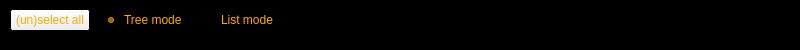
    <widget class="QFrame" name="frame">
     <property name="minimumSize">
      <size>
       <width>0</width>
       <height>40</height>
      </size>
     </property>
     <property name="palette">
      <palette>
       <active>
        <colorrole role="WindowText">
         <brush brushstyle="SolidPattern">
          <color alpha="255">
           <red>255</red>
           <green>170</green>
           <blue>0</blue>
          </color>
         </brush>
        </colorrole>
        <colorrole role="Text">
         <brush brushstyle="SolidPattern">
          <color alpha="255">
           <red>255</red>
           <green>170</green>
           <blue>0</blue>
          </color>
         </brush>
        </colorrole>
        <colorrole role="BrightText">
         <brush brushstyle="SolidPattern">
          <color alpha="255">
           <red>255</red>
           <green>170</green>
           <blue>0</blue>
          </color>
         </brush>
        </colorrole>
        <colorrole role="Base">
         <brush brushstyle="SolidPattern">
          <color alpha="255">
           <red>0</red>
           <green>0</green>
           <blue>0</blue>
          </color>
         </brush>
        </colorrole>
        <colorrole role="Window">
         <brush brushstyle="SolidPattern">
          <color alpha="255">
           <red>0</red>
           <green>0</green>
           <blue>0</blue>
          </color>
         </brush>
        </colorrole>
        <colorrole role="HighlightedText">
         <brush brushstyle="SolidPattern">
          <color alpha="255">
           <red>255</red>
           <green>170</green>
           <blue>0</blue>
          </color>
         </brush>
        </colorrole>
       </active>
       <inactive>
        <colorrole role="WindowText">
         <brush brushstyle="SolidPattern">
          <color alpha="255">
           <red>255</red>
           <green>170</green>
           <blue>0</blue>
          </color>
         </brush>
        </colorrole>
        <colorrole role="Text">
         <brush brushstyle="SolidPattern">
          <color alpha="255">
           <red>255</red>
           <green>170</green>
           <blue>0</blue>
          </color>
         </brush>
        </colorrole>
        <colorrole role="BrightText">
         <brush brushstyle="SolidPattern">
          <color alpha="255">
           <red>255</red>
           <green>170</green>
           <blue>0</blue>
          </color>
         </brush>
        </colorrole>
        <colorrole role="Base">
         <brush brushstyle="SolidPattern">
          <color alpha="255">
           <red>0</red>
           <green>0</green>
           <blue>0</blue>
          </color>
         </brush>
        </colorrole>
        <colorrole role="Window">
         <brush brushstyle="SolidPattern">
          <color alpha="255">
           <red>0</red>
           <green>0</green>
           <blue>0</blue>
          </color>
         </brush>
        </colorrole>
        <colorrole role="HighlightedText">
         <brush brushstyle="SolidPattern">
          <color alpha="255">
           <red>255</red>
           <green>170</green>
           <blue>0</blue>
          </color>
         </brush>
        </colorrole>
       </inactive>
       <disabled>
        <colorrole role="WindowText">
         <brush brushstyle="SolidPattern">
          <color alpha="255">
           <red>255</red>
           <green>170</green>
           <blue>0</blue>
          </color>
         </brush>
        </colorrole>
        <colorrole role="Text">
         <brush brushstyle="SolidPattern">
          <color alpha="255">
           <red>255</red>
           <green>170</green>
           <blue>0</blue>
          </color>
         </brush>
        </colorrole>
        <colorrole role="BrightText">
         <brush brushstyle="SolidPattern">
          <color alpha="255">
           <red>255</red>
           <green>170</green>
           <blue>0</blue>
          </color>
         </brush>
        </colorrole>
        <colorrole role="Base">
         <brush brushstyle="SolidPattern">
          <color alpha="255">
           <red>0</red>
           <green>0</green>
           <blue>0</blue>
          </color>
         </brush>
        </colorrole>
        <colorrole role="Window">
         <brush brushstyle="SolidPattern">
          <color alpha="255">
           <red>0</red>
           <green>0</green>
           <blue>0</blue>
          </color>
         </brush>
        </colorrole>
        <colorrole role="HighlightedText">
         <brush brushstyle="SolidPattern">
          <color alpha="255">
           <red>255</red>
           <green>170</green>
           <blue>0</blue>
          </color>
         </brush>
        </colorrole>
       </disabled>
      </palette>
     </property>
     <property name="frameShape">
      <enum>QFrame::StyledPanel</enum>
     </property>
     <property name="frameShadow">
      <enum>QFrame::Sunken</enum>
     </property>
     <widget class="QWidget" name="horizontalLayoutWidget">
      <property name="geometry">
       <rect>
        <x>10</x>
        <y>0</y>
        <width>781</width>
        <height>41</height>
       </rect>
      </property>
      <property name="palette">
       <palette>
        <active>
         <colorrole role="WindowText">
          <brush brushstyle="SolidPattern">
           <color alpha="255">
            <red>255</red>
            <green>170</green>
            <blue>0</blue>
           </color>
          </brush>
         </colorrole>
         <colorrole role="Text">
          <brush brushstyle="SolidPattern">
           <color alpha="255">
            <red>255</red>
            <green>170</green>
            <blue>0</blue>
           </color>
          </brush>
         </colorrole>
         <colorrole role="BrightText">
          <brush brushstyle="SolidPattern">
           <color alpha="255">
            <red>255</red>
            <green>170</green>
            <blue>0</blue>
           </color>
          </brush>
         </colorrole>
         <colorrole role="Base">
          <brush brushstyle="SolidPattern">
           <color alpha="255">
            <red>0</red>
            <green>0</green>
            <blue>0</blue>
           </color>
          </brush>
         </colorrole>
         <colorrole role="Window">
          <brush brushstyle="SolidPattern">
           <color alpha="255">
            <red>0</red>
            <green>0</green>
            <blue>0</blue>
           </color>
          </brush>
         </colorrole>
         <colorrole role="HighlightedText">
          <brush brushstyle="SolidPattern">
           <color alpha="255">
            <red>255</red>
            <green>170</green>
            <blue>0</blue>
           </color>
          </brush>
         </colorrole>
        </active>
        <inactive>
         <colorrole role="WindowText">
          <brush brushstyle="SolidPattern">
           <color alpha="255">
            <red>255</red>
            <green>170</green>
            <blue>0</blue>
           </color>
          </brush>
         </colorrole>
         <colorrole role="Text">
          <brush brushstyle="SolidPattern">
           <color alpha="255">
            <red>255</red>
            <green>170</green>
            <blue>0</blue>
           </color>
          </brush>
         </colorrole>
         <colorrole role="BrightText">
          <brush brushstyle="SolidPattern">
           <color alpha="255">
            <red>255</red>
            <green>170</green>
            <blue>0</blue>
           </color>
          </brush>
         </colorrole>
         <colorrole role="Base">
          <brush brushstyle="SolidPattern">
           <color alpha="255">
            <red>0</red>
            <green>0</green>
            <blue>0</blue>
           </color>
          </brush>
         </colorrole>
         <colorrole role="Window">
          <brush brushstyle="SolidPattern">
           <color alpha="255">
            <red>0</red>
            <green>0</green>
            <blue>0</blue>
           </color>
          </brush>
         </colorrole>
         <colorrole role="HighlightedText">
          <brush brushstyle="SolidPattern">
           <color alpha="255">
            <red>255</red>
            <green>170</green>
            <blue>0</blue>
           </color>
          </brush>
         </colorrole>
        </inactive>
        <disabled>
         <colorrole role="WindowText">
          <brush brushstyle="SolidPattern">
           <color alpha="255">
            <red>255</red>
            <green>170</green>
            <blue>0</blue>
           </color>
          </brush>
         </colorrole>
         <colorrole role="Text">
          <brush brushstyle="SolidPattern">
           <color alpha="255">
            <red>255</red>
            <green>170</green>
            <blue>0</blue>
           </color>
          </brush>
         </colorrole>
         <colorrole role="BrightText">
          <brush brushstyle="SolidPattern">
           <color alpha="255">
            <red>255</red>
            <green>170</green>
            <blue>0</blue>
           </color>
          </brush>
         </colorrole>
         <colorrole role="Base">
          <brush brushstyle="SolidPattern">
           <color alpha="255">
            <red>0</red>
            <green>0</green>
            <blue>0</blue>
           </color>
          </brush>
         </colorrole>
         <colorrole role="Window">
          <brush brushstyle="SolidPattern">
           <color alpha="255">
            <red>0</red>
            <green>0</green>
            <blue>0</blue>
           </color>
          </brush>
         </colorrole>
         <colorrole role="HighlightedText">
          <brush brushstyle="SolidPattern">
           <color alpha="255">
            <red>255</red>
            <green>170</green>
            <blue>0</blue>
           </color>
          </brush>
         </colorrole>
        </disabled>
       </palette>
      </property>
      <layout class="QHBoxLayout" name="horizontalLayoutPanel" stretch="0,0,0,0">
       <property name="spacing">
        <number>14</number>
       </property>
       <item>
        <widget class="QPushButton" name="pushButtonSelectAll">
         <property name="sizePolicy">
          <sizepolicy hsizetype="Maximum" vsizetype="Fixed">
           <horstretch>0</horstretch>
           <verstretch>0</verstretch>
          </sizepolicy>
         </property>
         <property name="palette">
          <palette>
           <active>
            <colorrole role="WindowText">
             <brush brushstyle="SolidPattern">
              <color alpha="255">
               <red>255</red>
               <green>170</green>
               <blue>0</blue>
              </color>
             </brush>
            </colorrole>
            <colorrole role="Text">
             <brush brushstyle="SolidPattern">
              <color alpha="255">
               <red>255</red>
               <green>170</green>
               <blue>0</blue>
              </color>
             </brush>
            </colorrole>
            <colorrole role="BrightText">
             <brush brushstyle="SolidPattern">
              <color alpha="255">
               <red>255</red>
               <green>170</green>
               <blue>0</blue>
              </color>
             </brush>
            </colorrole>
            <colorrole role="ButtonText">
             <brush brushstyle="SolidPattern">
              <color alpha="255">
               <red>255</red>
               <green>170</green>
               <blue>0</blue>
              </color>
             </brush>
            </colorrole>
            <colorrole role="Base">
             <brush brushstyle="SolidPattern">
              <color alpha="255">
               <red>0</red>
               <green>0</green>
               <blue>0</blue>
              </color>
             </brush>
            </colorrole>
            <colorrole role="Window">
             <brush brushstyle="SolidPattern">
              <color alpha="255">
               <red>0</red>
               <green>0</green>
               <blue>0</blue>
              </color>
             </brush>
            </colorrole>
            <colorrole role="HighlightedText">
             <brush brushstyle="SolidPattern">
              <color alpha="255">
               <red>255</red>
               <green>170</green>
               <blue>0</blue>
              </color>
             </brush>
            </colorrole>
           </active>
           <inactive>
            <colorrole role="WindowText">
             <brush brushstyle="SolidPattern">
              <color alpha="255">
               <red>255</red>
               <green>170</green>
               <blue>0</blue>
              </color>
             </brush>
            </colorrole>
            <colorrole role="Text">
             <brush brushstyle="SolidPattern">
              <color alpha="255">
               <red>255</red>
               <green>170</green>
               <blue>0</blue>
              </color>
             </brush>
            </colorrole>
            <colorrole role="BrightText">
             <brush brushstyle="SolidPattern">
              <color alpha="255">
               <red>255</red>
               <green>170</green>
               <blue>0</blue>
              </color>
             </brush>
            </colorrole>
            <colorrole role="ButtonText">
             <brush brushstyle="SolidPattern">
              <color alpha="255">
               <red>255</red>
               <green>170</green>
               <blue>0</blue>
              </color>
             </brush>
            </colorrole>
            <colorrole role="Base">
             <brush brushstyle="SolidPattern">
              <color alpha="255">
               <red>0</red>
               <green>0</green>
               <blue>0</blue>
              </color>
             </brush>
            </colorrole>
            <colorrole role="Window">
             <brush brushstyle="SolidPattern">
              <color alpha="255">
               <red>0</red>
               <green>0</green>
               <blue>0</blue>
              </color>
             </brush>
            </colorrole>
            <colorrole role="HighlightedText">
             <brush brushstyle="SolidPattern">
              <color alpha="255">
               <red>255</red>
               <green>170</green>
               <blue>0</blue>
              </color>
             </brush>
            </colorrole>
           </inactive>
           <disabled>
            <colorrole role="WindowText">
             <brush brushstyle="SolidPattern">
              <color alpha="255">
               <red>255</red>
               <green>170</green>
               <blue>0</blue>
              </color>
             </brush>
            </colorrole>
            <colorrole role="Text">
             <brush brushstyle="SolidPattern">
              <color alpha="255">
               <red>255</red>
               <green>170</green>
               <blue>0</blue>
              </color>
             </brush>
            </colorrole>
            <colorrole role="BrightText">
             <brush brushstyle="SolidPattern">
              <color alpha="255">
               <red>255</red>
               <green>170</green>
               <blue>0</blue>
              </color>
             </brush>
            </colorrole>
            <colorrole role="ButtonText">
             <brush brushstyle="SolidPattern">
              <color alpha="255">
               <red>159</red>
               <green>158</green>
               <blue>158</blue>
              </color>
             </brush>
            </colorrole>
            <colorrole role="Base">
             <brush brushstyle="SolidPattern">
              <color alpha="255">
               <red>0</red>
               <green>0</green>
               <blue>0</blue>
              </color>
             </brush>
            </colorrole>
            <colorrole role="Window">
             <brush brushstyle="SolidPattern">
              <color alpha="255">
               <red>0</red>
               <green>0</green>
               <blue>0</blue>
              </color>
             </brush>
            </colorrole>
            <colorrole role="HighlightedText">
             <brush brushstyle="SolidPattern">
              <color alpha="255">
               <red>255</red>
               <green>170</green>
               <blue>0</blue>
              </color>
             </brush>
            </colorrole>
           </disabled>
          </palette>
         </property>
         <property name="text">
          <string>(un)select all</string>
         </property>
        </widget>
       </item>
       <item>
        <widget class="QRadioButton" name="radioTreeMode">
         <property name="sizePolicy">
          <sizepolicy hsizetype="Maximum" vsizetype="Fixed">
           <horstretch>0</horstretch>
           <verstretch>0</verstretch>
          </sizepolicy>
         </property>
         <property name="palette">
          <palette>
           <active>
            <colorrole role="WindowText">
             <brush brushstyle="SolidPattern">
              <color alpha="255">
               <red>255</red>
               <green>170</green>
               <blue>0</blue>
              </color>
             </brush>
            </colorrole>
            <colorrole role="Text">
             <brush brushstyle="SolidPattern">
              <color alpha="255">
               <red>255</red>
               <green>170</green>
               <blue>0</blue>
              </color>
             </brush>
            </colorrole>
            <colorrole role="BrightText">
             <brush brushstyle="SolidPattern">
              <color alpha="255">
               <red>255</red>
               <green>170</green>
               <blue>0</blue>
              </color>
             </brush>
            </colorrole>
            <colorrole role="Base">
             <brush brushstyle="SolidPattern">
              <color alpha="255">
               <red>0</red>
               <green>0</green>
               <blue>0</blue>
              </color>
             </brush>
            </colorrole>
            <colorrole role="Window">
             <brush brushstyle="SolidPattern">
              <color alpha="255">
               <red>0</red>
               <green>0</green>
               <blue>0</blue>
              </color>
             </brush>
            </colorrole>
            <colorrole role="HighlightedText">
             <brush brushstyle="SolidPattern">
              <color alpha="255">
               <red>255</red>
               <green>170</green>
               <blue>0</blue>
              </color>
             </brush>
            </colorrole>
           </active>
           <inactive>
            <colorrole role="WindowText">
             <brush brushstyle="SolidPattern">
              <color alpha="255">
               <red>255</red>
               <green>170</green>
               <blue>0</blue>
              </color>
             </brush>
            </colorrole>
            <colorrole role="Text">
             <brush brushstyle="SolidPattern">
              <color alpha="255">
               <red>255</red>
               <green>170</green>
               <blue>0</blue>
              </color>
             </brush>
            </colorrole>
            <colorrole role="BrightText">
             <brush brushstyle="SolidPattern">
              <color alpha="255">
               <red>255</red>
               <green>170</green>
               <blue>0</blue>
              </color>
             </brush>
            </colorrole>
            <colorrole role="Base">
             <brush brushstyle="SolidPattern">
              <color alpha="255">
               <red>0</red>
               <green>0</green>
               <blue>0</blue>
              </color>
             </brush>
            </colorrole>
            <colorrole role="Window">
             <brush brushstyle="SolidPattern">
              <color alpha="255">
               <red>0</red>
               <green>0</green>
               <blue>0</blue>
              </color>
             </brush>
            </colorrole>
            <colorrole role="HighlightedText">
             <brush brushstyle="SolidPattern">
              <color alpha="255">
               <red>255</red>
               <green>170</green>
               <blue>0</blue>
              </color>
             </brush>
            </colorrole>
           </inactive>
           <disabled>
            <colorrole role="WindowText">
             <brush brushstyle="SolidPattern">
              <color alpha="255">
               <red>255</red>
               <green>170</green>
               <blue>0</blue>
              </color>
             </brush>
            </colorrole>
            <colorrole role="Text">
             <brush brushstyle="SolidPattern">
              <color alpha="255">
               <red>255</red>
               <green>170</green>
               <blue>0</blue>
              </color>
             </brush>
            </colorrole>
            <colorrole role="BrightText">
             <brush brushstyle="SolidPattern">
              <color alpha="255">
               <red>255</red>
               <green>170</green>
               <blue>0</blue>
              </color>
             </brush>
            </colorrole>
            <colorrole role="Base">
             <brush brushstyle="SolidPattern">
              <color alpha="255">
               <red>0</red>
               <green>0</green>
               <blue>0</blue>
              </color>
             </brush>
            </colorrole>
            <colorrole role="Window">
             <brush brushstyle="SolidPattern">
              <color alpha="255">
               <red>0</red>
               <green>0</green>
               <blue>0</blue>
              </color>
             </brush>
            </colorrole>
            <colorrole role="HighlightedText">
             <brush brushstyle="SolidPattern">
              <color alpha="255">
               <red>255</red>
               <green>170</green>
               <blue>0</blue>
              </color>
             </brush>
            </colorrole>
           </disabled>
          </palette>
         </property>
         <property name="text">
          <string>Tree mode</string>
         </property>
         <property name="checked">
          <bool>true</bool>
         </property>
        </widget>
       </item>
       <item>
        <widget class="QRadioButton" name="radioListMode">
         <property name="sizePolicy">
          <sizepolicy hsizetype="Maximum" vsizetype="Fixed">
           <horstretch>0</horstretch>
           <verstretch>0</verstretch>
          </sizepolicy>
         </property>
         <property name="palette">
          <palette>
           <active>
            <colorrole role="WindowText">
             <brush brushstyle="SolidPattern">
              <color alpha="255">
               <red>255</red>
               <green>170</green>
               <blue>0</blue>
              </color>
             </brush>
            </colorrole>
            <colorrole role="Text">
             <brush brushstyle="SolidPattern">
              <color alpha="255">
               <red>255</red>
               <green>170</green>
               <blue>0</blue>
              </color>
             </brush>
            </colorrole>
            <colorrole role="BrightText">
             <brush brushstyle="SolidPattern">
              <color alpha="255">
               <red>255</red>
               <green>170</green>
               <blue>0</blue>
              </color>
             </brush>
            </colorrole>
            <colorrole role="Base">
             <brush brushstyle="SolidPattern">
              <color alpha="255">
               <red>0</red>
               <green>0</green>
               <blue>0</blue>
              </color>
             </brush>
            </colorrole>
            <colorrole role="Window">
             <brush brushstyle="SolidPattern">
              <color alpha="255">
               <red>0</red>
               <green>0</green>
               <blue>0</blue>
              </color>
             </brush>
            </colorrole>
            <colorrole role="HighlightedText">
             <brush brushstyle="SolidPattern">
              <color alpha="255">
               <red>255</red>
               <green>170</green>
               <blue>0</blue>
              </color>
             </brush>
            </colorrole>
           </active>
           <inactive>
            <colorrole role="WindowText">
             <brush brushstyle="SolidPattern">
              <color alpha="255">
               <red>255</red>
               <green>170</green>
               <blue>0</blue>
              </color>
             </brush>
            </colorrole>
            <colorrole role="Text">
             <brush brushstyle="SolidPattern">
              <color alpha="255">
               <red>255</red>
               <green>170</green>
               <blue>0</blue>
              </color>
             </brush>
            </colorrole>
            <colorrole role="BrightText">
             <brush brushstyle="SolidPattern">
              <color alpha="255">
               <red>255</red>
               <green>170</green>
               <blue>0</blue>
              </color>
             </brush>
            </colorrole>
            <colorrole role="Base">
             <brush brushstyle="SolidPattern">
              <color alpha="255">
               <red>0</red>
               <green>0</green>
               <blue>0</blue>
              </color>
             </brush>
            </colorrole>
            <colorrole role="Window">
             <brush brushstyle="SolidPattern">
              <color alpha="255">
               <red>0</red>
               <green>0</green>
               <blue>0</blue>
              </color>
             </brush>
            </colorrole>
            <colorrole role="HighlightedText">
             <brush brushstyle="SolidPattern">
              <color alpha="255">
               <red>255</red>
               <green>170</green>
               <blue>0</blue>
              </color>
             </brush>
            </colorrole>
           </inactive>
           <disabled>
            <colorrole role="WindowText">
             <brush brushstyle="SolidPattern">
              <color alpha="255">
               <red>255</red>
               <green>170</green>
               <blue>0</blue>
              </color>
             </brush>
            </colorrole>
            <colorrole role="Text">
             <brush brushstyle="SolidPattern">
              <color alpha="255">
               <red>255</red>
               <green>170</green>
               <blue>0</blue>
              </color>
             </brush>
            </colorrole>
            <colorrole role="BrightText">
             <brush brushstyle="SolidPattern">
              <color alpha="255">
               <red>255</red>
               <green>170</green>
               <blue>0</blue>
              </color>
             </brush>
            </colorrole>
            <colorrole role="Base">
             <brush brushstyle="SolidPattern">
              <color alpha="255">
               <red>0</red>
               <green>0</green>
               <blue>0</blue>
              </color>
             </brush>
            </colorrole>
            <colorrole role="Window">
             <brush brushstyle="SolidPattern">
              <color alpha="255">
               <red>0</red>
               <green>0</green>
               <blue>0</blue>
              </color>
             </brush>
            </colorrole>
            <colorrole role="HighlightedText">
             <brush brushstyle="SolidPattern">
              <color alpha="255">
               <red>255</red>
               <green>170</green>
               <blue>0</blue>
              </color>
             </brush>
            </colorrole>
           </disabled>
          </palette>
         </property>
         <property name="text">
          <string>List mode</string>
         </property>
        </widget>
       </item>
       <item>
        <spacer name="horizontalSpacer">
         <property name="palette">
          <palette>
           <active>
            <colorrole role="WindowText">
             <brush brushstyle="SolidPattern">
              <color alpha="255">
               <red>255</red>
               <green>170</green>
               <blue>0</blue>
              </color>
             </brush>
            </colorrole>
            <colorrole role="Text">
             <brush brushstyle="SolidPattern">
              <color alpha="255">
               <red>255</red>
               <green>170</green>
               <blue>0</blue>
              </color>
             </brush>
            </colorrole>
            <colorrole role="BrightText">
             <brush brushstyle="SolidPattern">
              <color alpha="255">
               <red>255</red>
               <green>170</green>
               <blue>0</blue>
              </color>
             </brush>
            </colorrole>
            <colorrole role="Base">
             <brush brushstyle="SolidPattern">
              <color alpha="255">
               <red>0</red>
               <green>0</green>
               <blue>0</blue>
              </color>
             </brush>
            </colorrole>
            <colorrole role="Window">
             <brush brushstyle="SolidPattern">
              <color alpha="255">
               <red>0</red>
               <green>0</green>
               <blue>0</blue>
              </color>
             </brush>
            </colorrole>
            <colorrole role="HighlightedText">
             <brush brushstyle="SolidPattern">
              <color alpha="255">
               <red>255</red>
               <green>170</green>
               <blue>0</blue>
              </color>
             </brush>
            </colorrole>
           </active>
           <inactive>
            <colorrole role="WindowText">
             <brush brushstyle="SolidPattern">
              <color alpha="255">
               <red>255</red>
               <green>170</green>
               <blue>0</blue>
              </color>
             </brush>
            </colorrole>
            <colorrole role="Text">
             <brush brushstyle="SolidPattern">
              <color alpha="255">
               <red>255</red>
               <green>170</green>
               <blue>0</blue>
              </color>
             </brush>
            </colorrole>
            <colorrole role="BrightText">
             <brush brushstyle="SolidPattern">
              <color alpha="255">
               <red>255</red>
               <green>170</green>
               <blue>0</blue>
              </color>
             </brush>
            </colorrole>
            <colorrole role="Base">
             <brush brushstyle="SolidPattern">
              <color alpha="255">
               <red>0</red>
               <green>0</green>
               <blue>0</blue>
              </color>
             </brush>
            </colorrole>
            <colorrole role="Window">
             <brush brushstyle="SolidPattern">
              <color alpha="255">
               <red>0</red>
               <green>0</green>
               <blue>0</blue>
              </color>
             </brush>
            </colorrole>
            <colorrole role="HighlightedText">
             <brush brushstyle="SolidPattern">
              <color alpha="255">
               <red>255</red>
               <green>170</green>
               <blue>0</blue>
              </color>
             </brush>
            </colorrole>
           </inactive>
           <disabled>
            <colorrole role="WindowText">
             <brush brushstyle="SolidPattern">
              <color alpha="255">
               <red>255</red>
               <green>170</green>
               <blue>0</blue>
              </color>
             </brush>
            </colorrole>
            <colorrole role="Text">
             <brush brushstyle="SolidPattern">
              <color alpha="255">
               <red>255</red>
               <green>170</green>
               <blue>0</blue>
              </color>
             </brush>
            </colorrole>
            <colorrole role="BrightText">
             <brush brushstyle="SolidPattern">
              <color alpha="255">
               <red>255</red>
               <green>170</green>
               <blue>0</blue>
              </color>
             </brush>
            </colorrole>
            <colorrole role="Base">
             <brush brushstyle="SolidPattern">
              <color alpha="255">
               <red>0</red>
               <green>0</green>
               <blue>0</blue>
              </color>
             </brush>
            </colorrole>
            <colorrole role="Window">
             <brush brushstyle="SolidPattern">
              <color alpha="255">
               <red>0</red>
               <green>0</green>
               <blue>0</blue>
              </color>
             </brush>
            </colorrole>
            <colorrole role="HighlightedText">
             <brush brushstyle="SolidPattern">
              <color alpha="255">
               <red>255</red>
               <green>170</green>
               <blue>0</blue>
              </color>
             </brush>
            </colorrole>
           </disabled>
          </palette>
         </property>
         <property name="orientation">
          <enum>Qt::Horizontal</enum>
         </property>
         <property name="sizeHint" stdset="0">
          <size>
           <width>40</width>
           <height>20</height>
          </size>
         </property>
        </spacer>
       </item>
      </layout>
     </widget>
    </widget>
